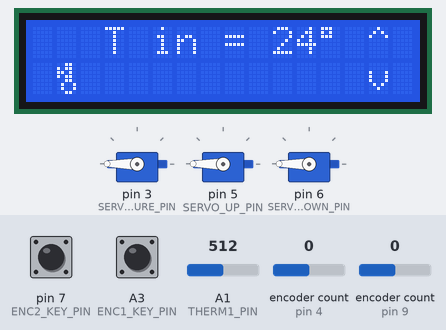
A program run on a simulated Arduino Nano, built with avr-gcc and run on an emulated ATmega328P. Shown: 16×2 character LCD, 3 × servo. The inputs (shaded band) are chosen by the test bench; at power-on: encoder count (sensors on pin 9, pin 4) 0, A1 (THERM1_PIN) = 512, pin 7 (ENC2_KEY_PIN) HIGH, A3 (ENC1_KEY_PIN) HIGH. EEPROM starts erased; what the program prints to the serial monitor is not drawn.

Above: at 1.3 s.
1.4 s: encoder count (sensor on pin 9) set to 4
At 3.9 s:
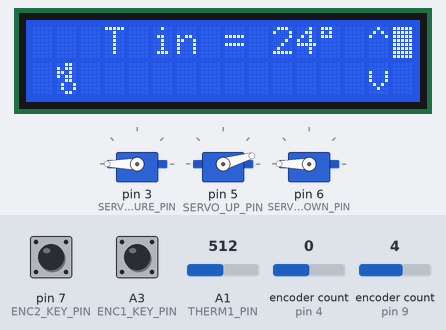
4.1 s: encoder count (sensor on pin 4) set to 4
At 4.8 s:
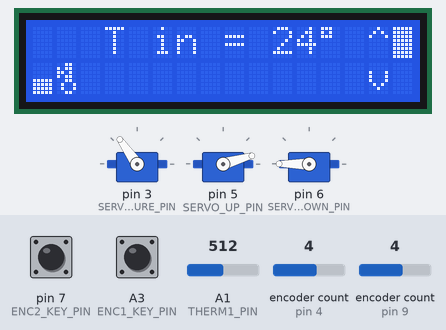
5.6 s: encoder count (sensor on pin 9) set to 5
At 7.2 s:
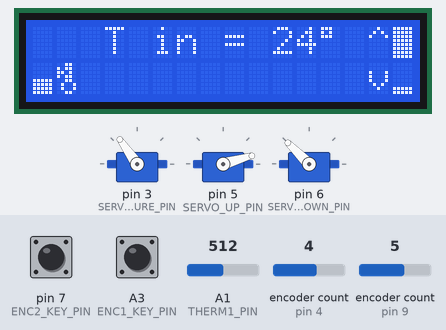
7.5 s: A1 (THERM1_PIN) set to 0
At 8.9 s:
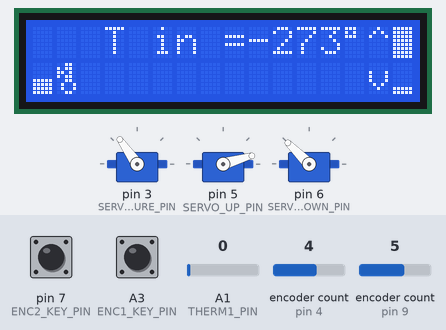
Timing chart, 0 to 10.5 s (numbered marks = the images above; inputs shaded):
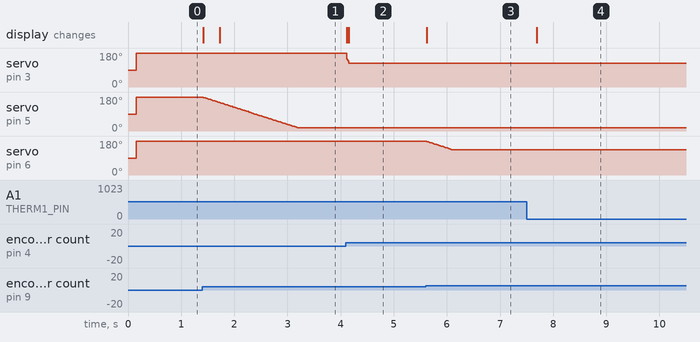

Measured:
- after the input at 1.4 s, servo on pin 5 (SERVO_UP_PIN): moves from 180° to 16° over 1.8 s, starting at once; the display: first changes at once (image 1 shows a later state)
- after the input at 4.1 s, servo on pin 3 (SERVO_TEMPERATURE_PIN): 180° → 125° at once; the display: first changes at once (image 2 shows a later state)
- after the input at 5.6 s, servo on pin 6 (SERVO_DOWN_PIN): moves from 180° to 135° over 0.47 s, starting at once; the display: changes at once (image 3)
- after the input at 7.5 s, the display: changes after 0.19 s (image 4)

The program:

main.cpp
```cpp
#include <Arduino.h>
#include <Servo.h>

#include "GyverEncoder.h"
#include <Wire.h>
#include <LiquidCrystal_I2C.h>
#include "chars.h"

const int THERM1_PIN = A1;
const int THERM2_PIN = A2;

const int SERVO_TEMPERATURE_PIN = 3;
const int SERVO_UP_PIN = 5;
const int SERVO_DOWN_PIN = 6;

const int ANALOG_IN_PIN1 = A5; //free
const int ANALOG_IN_PIN2 = A6; //free

const int ENC1_KEY_PIN = A3;
const int ENC1_S1_PIN = 4;
const int ENC1_S2_PIN = 2;

const int ENC2_KEY_PIN = 7;
const int ENC2_S1_PIN = 9;
const int ENC2_S2_PIN = 8;

const int LCD_PIN_DATA = A4;
const int LCD_PIN_CLOCK = A5;

const int FAN_PIN = 11;

Encoder enc1(ENC1_S1_PIN, ENC1_S2_PIN, ENC1_KEY_PIN, true);
Encoder enc2(ENC2_S1_PIN, ENC2_S2_PIN, ENC2_KEY_PIN, true);

Servo servoTemp;
Servo servoUp;
Servo servoDown;
const float servoDegreesPerSec = 90;
LiquidCrystal_I2C lcd(0x27, 16, 2);

const uint8_t PARAMS_VERSION = 1;
struct Params
{
	uint8_t dummy;
	uint8_t version = PARAMS_VERSION;
	float flowSelectorValue = 0;
	uint8_t tempSelectorValue = 0;
} currentParams;

const float flowSelectorLimit = 4;
const float flowSelectorStep = 0.25;

const float tempSelectorStepCount = 16;
int tempServoAngle = 0;

void setup()
{
	Serial.begin(115200);
	lcd.init();
	lcd.backlight();
	initChars();
	analogReference(EXTERNAL);
	pinMode(THERM1_PIN, INPUT);
	//pinMode(FAN_PIN, OUTPUT);

	//разгон шим
	// Пины D3 и D11 - 31.4 кГц
	//TCCR2B = 0b00000001;  // x1
	//TCCR2A = 0b00000001;  // phase correct
	// Пины D3 и D11 - 8 кГц
	//TCCR2B = 0b00000010;  // x8
	//TCCR2A = 0b00000011;  // fast pwm

	//pinMode(ANALOG_IN_PIN1, INPUT_PULLUP);
	//pinMode(ANALOG_IN_PIN2, INPUT_PULLUP);

	{	// load settings
		eeprom_read_block(&currentParams, 0, sizeof(currentParams));
		if (currentParams.version == PARAMS_VERSION)
		{
			Serial.print("Settings loaded, version = ");
			Serial.println(currentParams.version);
		}
		else
		{
			Serial.print("Current settings version = ");
			Serial.print(PARAMS_VERSION);
			Serial.print(", but stored = ");
			Serial.println(currentParams.version);
			currentParams = Params();
		}
	}

	servoTemp.attach(SERVO_TEMPERATURE_PIN);
	servoUp.attach(SERVO_UP_PIN);
	servoDown.attach(SERVO_DOWN_PIN);
}

bool initted = false;
uint32_t temperatureReadMs = 0;
uint32_t paramsChangeMs = 0;

struct
{
	struct
	{
		int target = 0;
		float current = 0;
	} down, up;
} servoAngles;


float mapf(float x, float in_min, float in_max, float out_min, float out_max)
{
  return (x - in_min) * (out_max - out_min) / (in_max - in_min) + out_min;
}

void mainScreen()
{
	// temp
	if (enc1.isLeft())
	{
		currentParams.tempSelectorValue = constrain(currentParams.tempSelectorValue - 1, 0, tempSelectorStepCount);
	}
	else if (enc1.isRight())
	{
		currentParams.tempSelectorValue = constrain(currentParams.tempSelectorValue + 1, 0, tempSelectorStepCount);
	}

	// flows
	if (enc2.isLeft())
	{
		currentParams.flowSelectorValue -= flowSelectorStep;
		if (currentParams.flowSelectorValue < 0) currentParams.flowSelectorValue += flowSelectorLimit;
	}
	else if (enc2.isRight())
	{
		currentParams.flowSelectorValue += flowSelectorStep;
		if (currentParams.flowSelectorValue >= flowSelectorLimit) currentParams.flowSelectorValue -= flowSelectorLimit;
	}

	// apply input
	if (enc1.isTurn() || enc2.isTurn() || !initted)
	{
		if (initted)		paramsChangeMs = millis();

		const uint8_t coldDeadZone = 3;
		const uint8_t hotDeadZone = 12;
		float mappedTempValue;
		if (currentParams.tempSelectorValue == 0)
		{
			mappedTempValue = 0;
		}
		else if (currentParams.tempSelectorValue == tempSelectorStepCount)
		{
			mappedTempValue = tempSelectorStepCount;
		}
		else
		{
			mappedTempValue = constrain(mapf(currentParams.tempSelectorValue, 1, tempSelectorStepCount - 1, coldDeadZone, hotDeadZone) / tempSelectorStepCount, 0, 1);
		}
		tempServoAngle = map(180 * mappedTempValue, 0, 180, 180, 0);

		auto & x = currentParams.flowSelectorValue;
		float downServoValue = constrain(1.5 - abs(x - 2.5), 0, 1);
		servoAngles.down.target = map(downServoValue * 180, 0, 180, 180, 0);

		float upServoValue = constrain(1.5 - abs(x - 1.5), 0, 1);
		servoAngles.up.target = map(upServoValue * 180, 0, 180, 180, 16);

		// therm
		lcd.setCursor(1, 1);
		lcd.write(THERMOMETER);
		lcd.setCursor(0, 0);
		float tempNormValue = (float)currentParams.tempSelectorValue / tempSelectorStepCount;
		printBar((tempNormValue - 0.5) * 2);
		lcd.setCursor(0, 1);
		printBar(tempNormValue * 2);

		//flows
		lcd.setCursor(14, 0);
		lcd.write('^');
		lcd.setCursor(15, 0);
		printBar(upServoValue);

		lcd.setCursor(14, 1);
		lcd.write('v');
		lcd.setCursor(15, 1);
		printBar(downServoValue);

	}

	if (paramsChangeMs != 0 && (millis() - paramsChangeMs > 2000))
	{
		paramsChangeMs = 0;
		eeprom_update_block(&currentParams, 0, sizeof(currentParams));
		Serial.println("settings saved");
	}

	static uint32_t temperatureMs = 0;
	if ((millis() - temperatureMs) > 300 || !initted)
	{
		temperatureMs = millis();
		float aRef = 3.3;
		float thermistorVoltage = aRef * analogRead(THERM1_PIN) / 1024;
		float resistorOhms = 9750;
		float thermistorResistance = (aRef - thermistorVoltage) * resistorOhms / thermistorVoltage;

		float Kelvin = 273.15;
		float T1 = 35 + Kelvin;
		float R1 = 6300;
		float T2 = 100 + Kelvin;
		float R2 = 670;
		float B = 3950;//3950;

		float T = (B * T1) / (B + (T1 * log(thermistorResistance / R1))) - Kelvin;
		//float T_ = 1.f / ((1.f / T1) + (1.f / B) * log(thermistorResistance / R1)) - Kelvin;

		lcd.setCursor(8, 0);
		lcd.print("    ");
		lcd.setCursor(3, 0);
		char tempStr[8];
		sprintf(tempStr, "T in =%3d%c", (int)T, B11011111);
		lcd.print(tempStr);

		/*lcd.setCursor(7, 1);
		lcd.print("     ");
		lcd.setCursor(3, 1);
		sprintf(tempStr, "R = %d", (int)thermistorResistance);
		lcd.print(tempStr);*/

		//todo print temp if changed only
	}

	if (!initted)
	{
		initted = true;
		servoAngles.down.current = servoAngles.down.target;
		servoAngles.up.current = servoAngles.up.target;
	}

	static uint32_t servoUpdateMs;
	int dt = millis() - servoUpdateMs;
	const uint8_t targetDt = 10;
	if (dt > targetDt)
	{
		if (servoAngles.down.current < servoAngles.down.target)
		{
			servoAngles.down.current = min(servoAngles.down.current + servoDegreesPerSec * dt / 1000, servoAngles.down.target);
		}
		else if (servoAngles.down.current > servoAngles.down.target)
		{
			servoAngles.down.current = max(servoAngles.down.current - servoDegreesPerSec * dt / 1000, servoAngles.down.target);
		}

		if (servoAngles.up.current < servoAngles.up.target)
		{
			servoAngles.up.current = min(servoAngles.up.current + servoDegreesPerSec * dt / 1000, servoAngles.up.target);
		}
		else if (servoAngles.up.current > servoAngles.up.target)
		{
			servoAngles.up.current = max(servoAngles.up.current - servoDegreesPerSec * dt / 1000, servoAngles.up.target);
		}

		servoUpdateMs = millis();
	}


	servoDown.write(servoAngles.down.current);
	servoUp.write(servoAngles.up.current);
	servoTemp.write(tempServoAngle);
}

void loop()
{
	enc1.tick();
	enc2.tick();
	mainScreen();
}
```

chars.h
```cpp
#pragma once
#include <Arduino.h>
#include <LiquidCrystal_I2C.h>

/*byte upArrow[] = {
  B00000,
  B00100,
  B01110,
  B10101,
  B00100,
  B00100,
  B00100,
  B00000
};

byte downArrow[] = {
  B00000,
  B00100,
  B00100,
  B00100,
  B10101,
  B01110,
  B00100,
  B00000
};*/

byte termomether[] = {
  B00110,
  B10110,
  B11010, //B11110,
  B10110,
  B00110,
  B01001,
  B01001,
  B00110
};

//byte row8[8] = {0b11111,  0b11111,  0b11111,  0b11111,  0b11111,  0b11111,  0b11111,  0b11111};
byte row7[8] = {0b00000,  0b11111,  0b11111,  0b11111,  0b11111,  0b11111,  0b11111,  0b11111};
byte row6[8] = {0b00000,  0b00000,  0b11111,  0b11111,  0b11111,  0b11111,  0b11111,  0b11111};
byte row5[8] = {0b00000,  0b00000,  0b00000,  0b11111,  0b11111,  0b11111,  0b11111,  0b11111};
byte row4[8] = {0b00000,  0b00000,  0b00000,  0b00000,  0b11111,  0b11111,  0b11111,  0b11111};
byte row3[8] = {0b00000,  0b00000,  0b00000,  0b00000,  0b00000,  0b11111,  0b11111,  0b11111};
byte row2[8] = {0b00000,  0b00000,  0b00000,  0b00000,  0b00000,  0b00000,  0b11111,  0b11111};
byte row1[8] = {0b00000,  0b00000,  0b00000,  0b00000,  0b00000,  0b00000,  0b00000,  0b11111};
//byte row0[8] = {0b00000,  0b00000,  0b00000,  0b00000,  0b00000,  0b00000,  0b00000,  0b00000};

extern LiquidCrystal_I2C lcd;
const uint8_t THERMOMETER = 0;

void initChars()
{
  lcd.createChar(0, termomether);
  lcd.createChar(1, row1);
  lcd.createChar(2, row2);
  lcd.createChar(3, row3);
  lcd.createChar(4, row4);
  lcd.createChar(5, row5);
  lcd.createChar(6, row6);
  lcd.createChar(7, row7);
}

void printBar(float val)
{
  uint8_t ch = constrain(val, 0, 1) * 8;
  lcd.write(ch == 0 ? 254 : ch == 8 ? 255 : ch);
}
```
